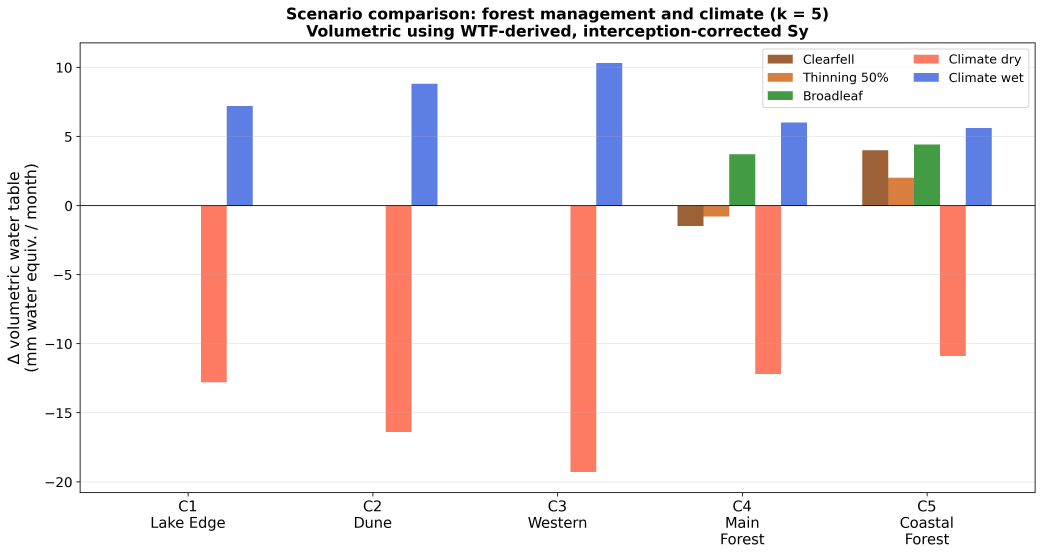
#> input picture src/21_forestry_scenarios/21_forestry_05_scenario_comparison.jpg, 4170 x 2218 px (shown at 1/4 size)
$ python -i 27_greyscale_figures.py   (imports and definitions only)
#> lines starting #> are read from the running program, lines starting #| are printed output that depends on the picture
#> further down, picture is the input picture: PIL image 4170x2218 RGB; mean R, G, B 244.1, 239.2, 239.8
#!/usr/bin/env python3
"""
27_greyscale_figures.py — Converts all pipeline colour figures into journal-ready greyscale versions.
=======================
Renamed in the 2026-05-20 commit from 26_greyscale_figures.py to free script
number 26 for the van Willegen MSL aggregation step.
Post-processing script to convert all pipeline colour figures into
journal-ready greyscale versions.

Strategy
--------
This script operates as a **post-processor** — it reads existing colour
figures from the outputs/ tree and writes greyscale versions to a parallel
outputs_bw/ tree, preserving the directory structure.

Two conversion modes are available:

1. **Luminance conversion** (default): Uses ITU-R BT.709 perceptual
   luminance weights (0.2126 R + 0.7152 G + 0.0722 B) to convert each
   pixel. This is the standard method and produces the best results for
   most figure types (line plots, bar charts, scatter plots).

2. **Enhanced contrast**: Applies adaptive histogram equalisation (CLAHE)
   after luminance conversion for figures where the colour palette maps
   to a narrow luminance range (e.g. diverging colormaps on maps).

Known limitations
-----------------
Some figures rely on colour semantics that cannot be faithfully rendered
by pixel-level greyscale conversion:

  - 11b_01/02/03: Categorised ecological zone maps where 5 colour zones
    collapse to similar mid-greys. These need native B&W rendering with
    hatching patterns (future work in Script 11b).
  - difference_maps/diff_*: Diverging RdBu colormaps where the colourbar
    labels reference "blue = wetter" / "red = drier". The text is baked
    into the raster.

These figures are flagged with [REVIEW] in the output and still converted
(the greyscale version is usable but suboptimal). Pass --exclude-problem
to skip them entirely.

Usage
-----
    python src/27_greyscale_figures.py [--enhanced] [--dpi DPI] [--skip-maps]
                                      [--exclude-problem] [--dry-run]

    --enhanced        Apply CLAHE contrast enhancement to all figures
    --dpi DPI         Override output DPI (default: preserve original)
    --skip-maps       Skip spatial map figures (which may need manual review)
    --exclude-problem Skip figures with known greyscale conversion problems
    --dry-run         List files that would be converted without converting

Regeneration
------------
This script is idempotent. To regenerate after data changes:
    1. Re-run the upstream pipeline (run_analysis.py)
    2. Re-run this script: python src/27_greyscale_figures.py

The outputs_bw/ directory can be safely deleted and rebuilt at any time.

Author: Hollingham 2026
Display/utility step (tier D), run last as a post-processing pass. The canonical
phase and step index are in outputs/pipeline_manifest.json — not restated here.
"""

__version__ = "1.0.1"  # Hollingham (2026) - 2026-11-11. Docstring only: its first line now says what the script does, for pipeline_index.html (T-197 follow-up). No code change.
# 1.0.0  # Hollingham (2026) — 2026-08-12
#
# This module previously carried no __version__ constant; 1.0.0 marks its
# introduction, not the start of the module's history. Prior revisions are the
# dated notes and changelog entries elsewhere in the repository.


import argparse
import sys
from pathlib import Path

import numpy as np
from PIL import Image, ImageEnhance

from utils.console_utils import (
    banner, phase, step, info, saved, warn, error, note, done, result,
    hr, skipped,
)

# ──────────────────────────────────────────────────────────────────────
# Paths
# ──────────────────────────────────────────────────────────────────────
REPO_ROOT = Path(__file__).resolve().parent.parent
COLOUR_DIR = REPO_ROOT / "outputs"
BW_DIR = REPO_ROOT / "outputs_bw"

# Supported image extensions
IMAGE_EXTENSIONS = {".png", ".jpg", ".jpeg"}

# ──────────────────────────────────────────────────────────────────────
# Problem figures — convert with warning, or skip with --exclude-problem
# ──────────────────────────────────────────────────────────────────────
# These figures use colour semantics (categorised zones, diverging
# colormaps with colour-referenced labels) that do not survive naive
# greyscale conversion. They need native B&W rendering at source.
#
# Format: relative path fragments matched against the figure's relative
# path (from outputs/). A figure is flagged if any fragment matches.

PROBLEM_FIGURE_PATTERNS = [
    # Script 11b: ecological zone maps with 5 categorised colour bands
    # (blue/green/yellow/orange/red) that collapse to similar mid-greys.
    "11b_spatial_thresholds/11b_01_summer_minima_depth",
    "11b_spatial_thresholds/11b_02_winter_maxima_depth",
    "11b_spatial_thresholds/11b_03_pflood",
    # Script 19 difference maps: diverging RdBu colormaps with
    # colourbar labels referencing "blue = wetter" / "red = drier".
    "difference_maps/diff_",
]

PROBLEM_REASON = {
    "11b_spatial_thresholds/11b_01": (
        "Categorised ecological zones (5 colour bands) collapse to "
        "similar mid-greys. Needs hatched zone rendering in Script 11b."
    ),
    "11b_spatial_thresholds/11b_02": (
        "Categorised winter ecological zones (4 colour bands) collapse "
        "to similar mid-greys. Needs hatched zone rendering in Script 11b."
    ),
    "11b_spatial_thresholds/11b_03_pflood": (
        "Green/orange binary categorisation lost; cluster dot colours "
        "all become similar greys. Needs native B&W rendering."
    ),
    "difference_maps/diff_": (
        "Diverging RdBu colormap labels reference 'blue = wetter' / "
        "'red = drier' which is meaningless in greyscale. Colourbar "
        "text is baked into the raster and cannot be post-edited."
    ),
}


# [13 lines left out: function is_problem_figure, not called in this run]


# ──────────────────────────────────────────────────────────────────────
# Conversion functions
# ──────────────────────────────────────────────────────────────────────

def luminance_greyscale(img: Image.Image) -> Image.Image:
    """
    Convert an RGBA/RGB image to greyscale using ITU-R BT.709 perceptual
    luminance weights, preserving the alpha channel if present.

    This is superior to PIL's .convert('L') which uses older BT.601
    weights. The BT.709 weights (0.2126, 0.7152, 0.0722) better match
    human perception of brightness.
    """
    has_alpha = img.mode == "RGBA"
#> has_alpha = False

    if has_alpha:
        # Composite onto white background first, then convert
        # This avoids grey halos around transparent edges
        background = Image.new("RGBA", img.size, (255, 255, 255, 255))
        composited = Image.alpha_composite(background, img)
        arr = np.array(composited, dtype=np.float64)
    else:
        arr = np.array(img.convert("RGB"), dtype=np.float64)

    # BT.709 luminance
    grey = (
        0.2126 * arr[:, :, 0]
        + 0.7152 * arr[:, :, 1]
        + 0.0722 * arr[:, :, 2]
    )
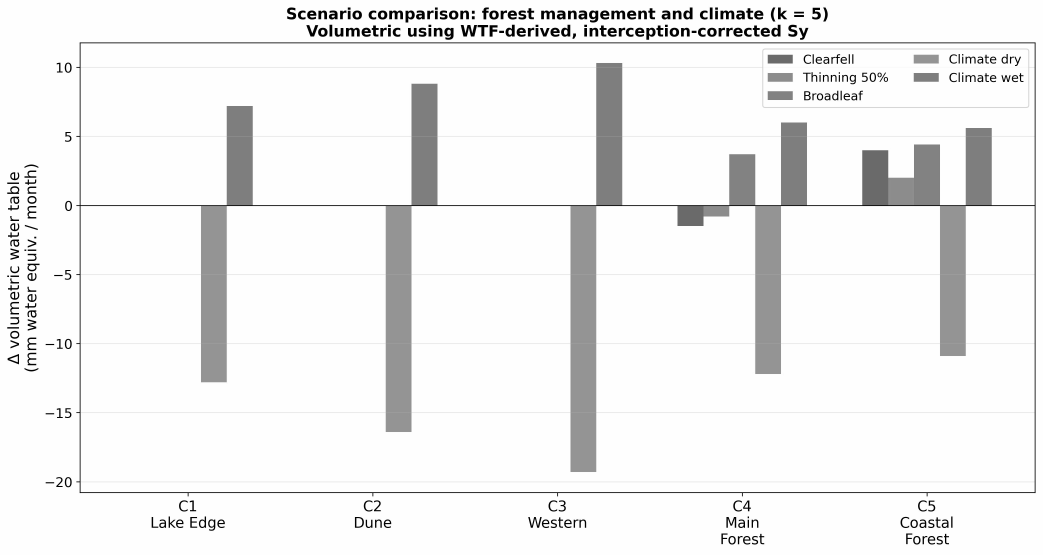
#> grey: shape (2218, 4170) float64 (shown at 1/4 size); min 0, max 255, mean 240.2
    grey = np.clip(grey, 0, 255).astype(np.uint8)

    return Image.fromarray(grey, mode="L")


def enhanced_greyscale(img: Image.Image) -> Image.Image:
    """
    Luminance conversion followed by contrast-limited adaptive histogram
    equalisation (CLAHE) for figures with narrow luminance ranges.

    Uses a simple Pillow-based approach: convert to greyscale, then
    auto-contrast with a small cutoff to expand the dynamic range.
    """
    grey_img = luminance_greyscale(img)

    # Auto-contrast: clips 0.5% of lightest and darkest pixels
    from PIL import ImageOps
    enhanced = ImageOps.autocontrast(grey_img, cutoff=0.5)

    # Slight sharpening to compensate for any softening
    enhancer = ImageEnhance.Sharpness(enhanced)
    enhanced = enhancer.enhance(1.1)

    return enhanced


# [215 lines left out: functions convert_figure, collect_figures, main, not called in this run]


# [2 lines not run here, left out]

>>> from PIL import Image
>>> picture = Image.open('21_forestry_scenarios/21_forestry_05_scenario_comparison.jpg')
>>> result = enhanced_greyscale(picture)
